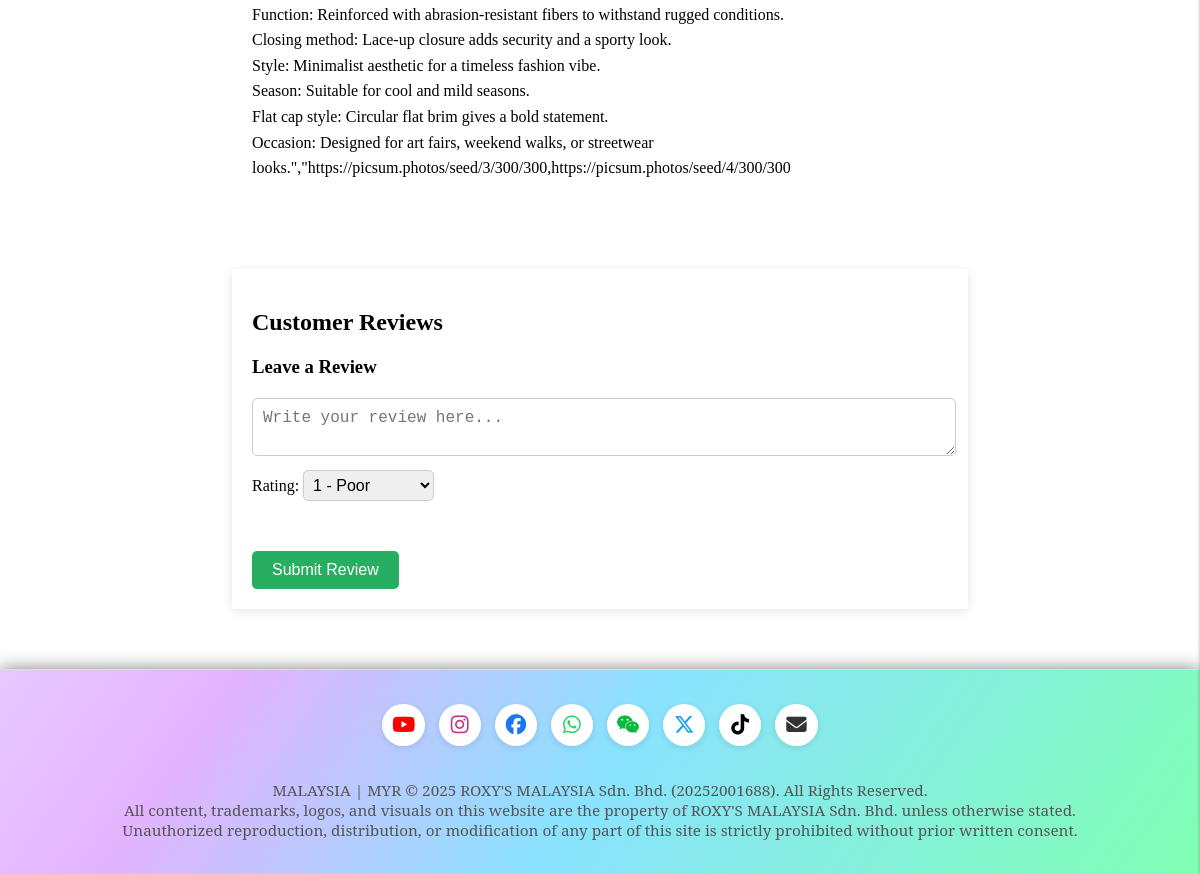
Before: /product/3 (lower part) with the older database file.
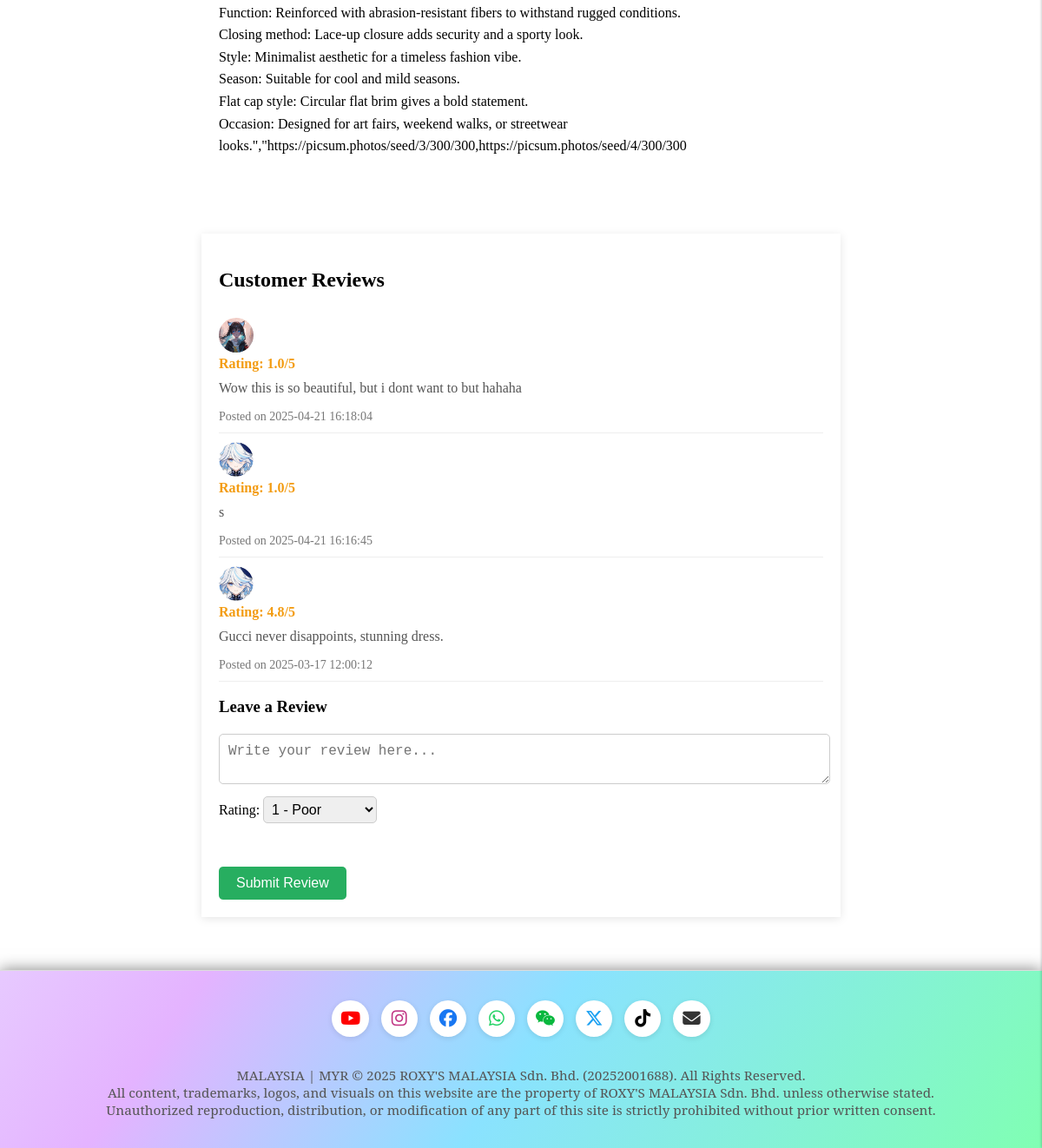
After: the same page with the newer database file.
### tables this page shows
CREATE TABLE `product_review` (
  `id` int(10) UNSIGNED NOT NULL,
  `product_id` int(11) NOT NULL,
  `user_id` int(11) NOT NULL,
  `rating` decimal(2,1) NOT NULL,
  `review_text` text DEFAULT NULL,
  `created_at` timestamp NULL DEFAULT current_timestamp()
);

CREATE TABLE `users` (
  `id` int(11) NOT NULL,
  `name` varchar(255) NOT NULL,
  `email` varchar(255) NOT NULL,
  `password` varchar(255) NOT NULL,
  `remember_token` varchar(255) DEFAULT NULL,
  `gender` varchar(100) DEFAULT NULL,
  `avatar` varchar(100) DEFAULT NULL,
  `active` tinyint(1) DEFAULT 1,
  `role` varchar(20) NOT NULL DEFAULT 'user',
  `address_line` varchar(255) NOT NULL,
  `city` varchar(100) NOT NULL,
  `postcode` varchar(20) NOT NULL,
  `created_at` datetime DEFAULT current_timestamp(),
  `updated_at` datetime DEFAULT current_timestamp() ON UPDATE current_timestamp()
);

### index.php (called while the page is built)
<?php
require_once __DIR__.'/base.php';
require_once __DIR__.'/router.php';

### app/controller/ProductController.php (called while the page is built)
<?php
require_once __DIR__.'/../database/Model/Product.php';
require_once __DIR__.'/../database/Model/Review.php';
$id = (int)$_ROUTE_PARAMS['id'];
$productModel = new Product($pdo);
$product = $productModel->findById($id);
$product['sizes'] = $productModel->getSizes($id);
$product['colors'] = $productModel->getColors($id);
$reviewModel = new Review($pdo);
$product['reviews'] = $reviewModel->getByProductId($id);
require_once __DIR__.'/../views/product/info.view.php';

### app/database/Model/Product.php (called while the page is built, shortened)
<?php
class Product {
    private PDO $pdo;
    public function __construct(PDO $pdo) {
        $this->pdo = $pdo;
    }
    public function findById(int $id): ?array {
        $sql = "SELECT * FROM products WHERE id = :id";
        $stm = $this->pdo->prepare($sql);
        $stm->execute([':id' => $id]);
        $product = $stm->fetch(PDO::FETCH_ASSOC);
        return $product ?: null;
    }
    public function getSizes(int $product_id): array {
        $sql = "SELECT size FROM product_size WHERE product_id = :id";
        $stm = $this->pdo->prepare($sql);
        $stm->execute([':id' => $product_id]);
        return $stm->fetchAll(PDO::FETCH_COLUMN);
    }
    public function getColors(int $product_id): array {
        $sql = "SELECT color_code FROM product_color WHERE product_id = :id";
        $stm = $this->pdo->prepare($sql);
        $stm->execute([':id' => $product_id]);
        return $stm->fetchAll(PDO::FETCH_COLUMN);
    }
}

### app/database/Model/Review.php (called while the page is built, shortened)
<?php
class Review {
    private PDO $pdo;
    public function __construct(PDO $pdo) {
        $this->pdo = $pdo;
    }
    public function getByProductId(int $productId): array {
        $sql = "SELECT r.*, u.name, u.avatar AS user_avatar
                FROM product_review r
                JOIN users u ON r.user_id = u.id
                WHERE r.product_id = :product_id
                ORDER BY r.created_at DESC";
        $stm = $this->pdo->prepare($sql);
        $stm->execute([':product_id' => $productId]);
        return $stm->fetchAll(PDO::FETCH_ASSOC);
    }
}

### app/views/product/info.view.php (the view, shortened to what this page needs)
<main>
    <div class="product-container">
        <div class="product-details">
            <p><?= nl2br(htmlspecialchars($product['details'])); ?></p>
        </div>
        <div class="product-reviews">
            <h2>Customer Reviews</h2>
            <?php foreach ($product['reviews'] as $review): ?>
                <div class="review">
                    <img src="<?= BASE_URL . $review['user_avatar']; ?>" alt="User Avatar">
                    <div class="review-rating">Rating: <?= $review['rating']; ?>/5</div>
                    <p class="review-text"><?= encode($review['review_text']); ?></p>
                    <small>Posted on <?= $review['created_at']; ?></small>
                </div>
            <?php endforeach; ?>
            <h3>Leave a Review</h3>
            <form id="review-form" method="POST">
                <textarea name="review_text" placeholder="Write your review here..." required></textarea>
                <div class="rating">
                    <label for="rating">Rating: </label>
                    <select name="rating" required>
                        <option value="1">1 - Poor</option>
                    </select>
                </div>
                <button type="submit" class="submit-review">Submit Review</button>
            </form>
        </div>
    </div>
</main>
<?php require_once __DIR__.'/../partials/footer.php'; ?>

### functions.php (shortened to what this page needs)
<?php
function encode($value){
    echo htmlspecialchars($value);
}
function link_css($path) {
    echo '<link rel="stylesheet" href="' . BASE_URL . 'css/' . $path . '.css">';
}

Changed rows visible on the page:
added product_review: user.avatar (picture), rating "1.0", review_text "Wow this is so beautiful, but i dont want to but hahaha", created_at "2025-04-21 16:18:04"
added product_review: user.avatar (picture), rating "1.0", review_text "s", created_at "2025-04-21 16:16:45"
now on this page (row edited): product_review: user.avatar (picture), rating "4.8", review_text "Gucci never disappoints, stunning dress.", created_at "2025-03-17 12:00:12"
